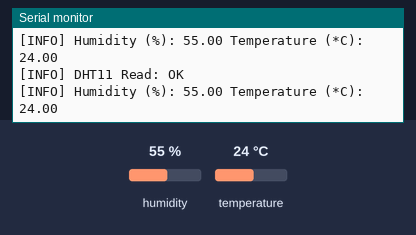
This sketch was run on a simulated Arduino Uno, built with avr-gcc and run on an emulated ATmega328P. Parts: the last lines printed to the serial monitor. The test bench sets the inputs (shaded band); at power-on: humidity 55 %, temperature 24 °C.

Above: at 5.8 s.
5.9 s: humidity set to 22 %
At 10.5 s:
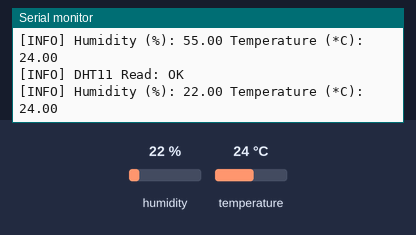
11.9 s: temperature set to 12 °C
At 15.5 s:
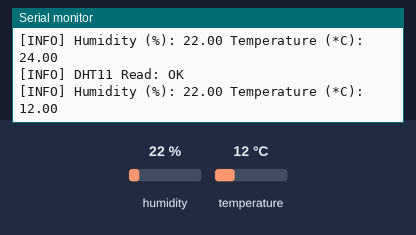
17.9 s: humidity set to 40 %
At 20.5 s:
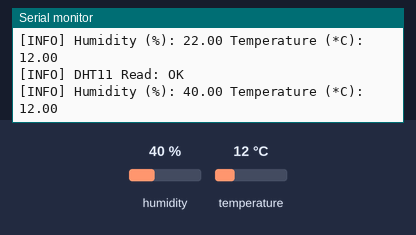
Timing chart, 0 to 22.0 s (numbered marks = the images above; inputs shaded):
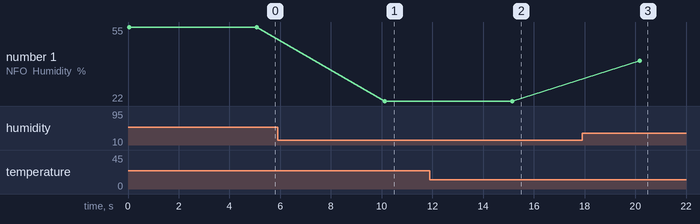

Measured:
- after the input at 5.9 s, the serial monitor: prints a new line after 4.2 s (image 1)
- after the input at 11.9 s, the serial monitor: prints a new line after 3.2 s (image 2)
- after the input at 17.9 s, the serial monitor: prints a new line after 2.3 s (image 3)
- plotted number 1: 55 → 22 after the input at 5.9 s, 22 → 40 after the input at 17.9 s

The sketch:

dht11-temperature_humidity-sensor.ino
```cpp
/***************************************************************************
 * Sketch Name: IoT Sensors- DHT11 (Temperature & Humidity) Sensor
 * Description: This sketch illustrates how to read temperature and
                humidity data from sensor
 * Created On:  January 15, 2016
 * Author:      Adeel Javed
 * Website:     http://codifythings.com
 **************************************************************************/

/***************************************************************************
 * External Libraries
 **************************************************************************/

#include <SPI.h>
#include <dht11.h>

/*****************************************************************************
 * Sensor Setup - Variables & Functions
 ****************************************************************************/

dht11 DHT11;

#define DHT11PIN 3

float humidity = 0.0;
float tempC = 0.0;

void readSensorData()
{
  int chk = DHT11.read(DHT11PIN);

  Serial.print("[INFO] DHT11 Read: ");

  switch (chk)
  {
    case DHTLIB_OK:
      Serial.println("OK");

      humidity = (float)DHT11.humidity;
      tempC = (float)DHT11.temperature;

      Serial.print("[INFO] Humidity (%): ");
      Serial.print(humidity, 2);
      Serial.print(" Temperature (*C): ");
      Serial.println(tempC, 2);
      break;
    case DHTLIB_ERROR_CHECKSUM:
      Serial.println("Checksum Error");
      break;
    case DHTLIB_ERROR_TIMEOUT:
      Serial.println("Time Out Error");
      break;
    default:
      Serial.println("Unknown Error");
      break;
  }
}

/***************************************************************************
 * Standard Arduino Functions - setup(), loop()
 **************************************************************************/

void setup()
{
  // Initialize serial port
  Serial.begin(9600);
}

void loop()
{
  readSensorData();

  delay(5000);
}
```
